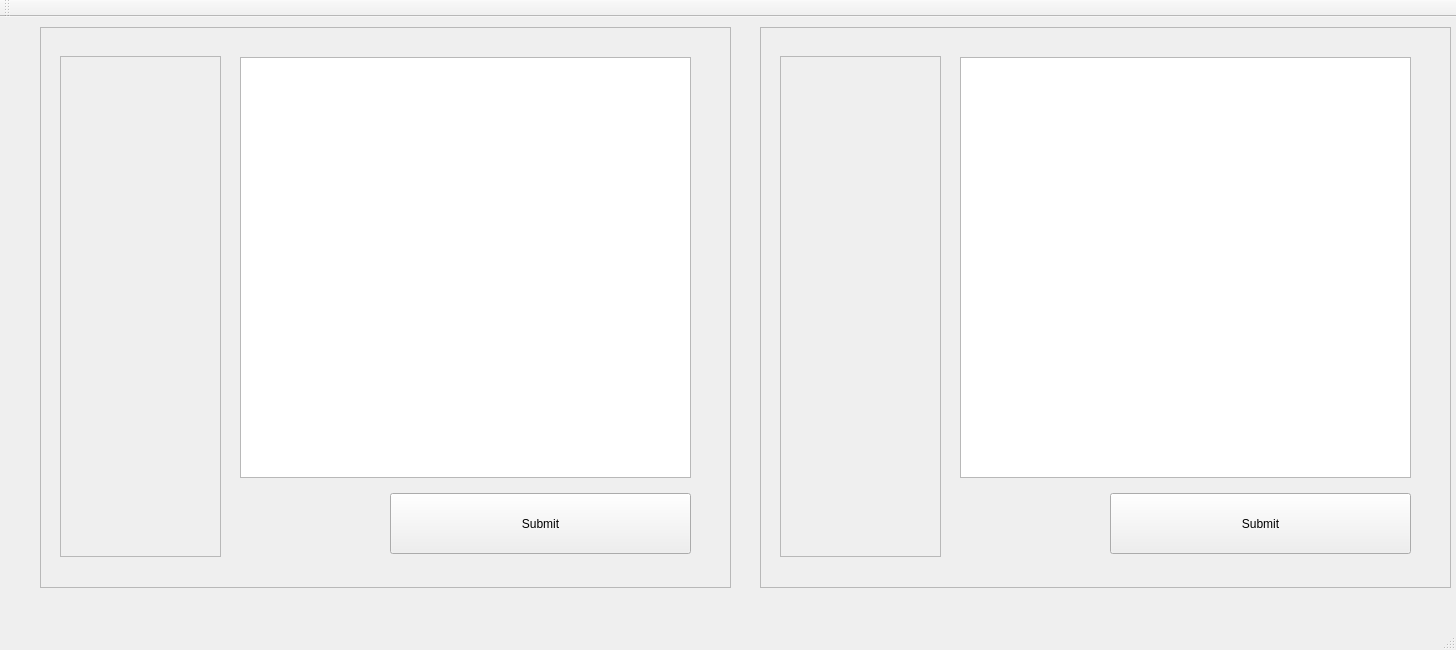
<?xml version="1.0" encoding="UTF-8"?>
<ui version="4.0">
 <class>MainWindow</class>
 <widget class="QMainWindow" name="MainWindow">
  <property name="geometry">
   <rect>
    <x>0</x>
    <y>0</y>
    <width>1456</width>
    <height>650</height>
   </rect>
  </property>
  <property name="windowTitle">
   <string>CtyproAsci</string>
  </property>
  <widget class="QWidget" name="centralWidget">
   <widget class="QFrame" name="frame">
    <property name="geometry">
     <rect>
      <x>40</x>
      <y>10</y>
      <width>691</width>
      <height>561</height>
     </rect>
    </property>
    <property name="frameShape">
     <enum>QFrame::StyledPanel</enum>
    </property>
    <property name="frameShadow">
     <enum>QFrame::Raised</enum>
    </property>
    <widget class="QPushButton" name="pushButton">
     <property name="geometry">
      <rect>
       <x>350</x>
       <y>466</y>
       <width>301</width>
       <height>61</height>
      </rect>
     </property>
     <property name="text">
      <string>Submit</string>
     </property>
    </widget>
    <widget class="QTextEdit" name="textEdit">
     <property name="geometry">
      <rect>
       <x>200</x>
       <y>30</y>
       <width>451</width>
       <height>421</height>
      </rect>
     </property>
    </widget>
    <widget class="QScrollArea" name="scrollArea">
     <property name="geometry">
      <rect>
       <x>20</x>
       <y>29</y>
       <width>161</width>
       <height>501</height>
      </rect>
     </property>
     <property name="widgetResizable">
      <bool>true</bool>
     </property>
     <widget class="QWidget" name="scrollAreaWidgetContents">
      <property name="geometry">
       <rect>
        <x>0</x>
        <y>0</y>
        <width>159</width>
        <height>499</height>
       </rect>
      </property>
     </widget>
    </widget>
   </widget>
   <widget class="QFrame" name="frame_2">
    <property name="geometry">
     <rect>
      <x>760</x>
      <y>10</y>
      <width>691</width>
      <height>561</height>
     </rect>
    </property>
    <property name="acceptDrops">
     <bool>false</bool>
    </property>
    <property name="autoFillBackground">
     <bool>false</bool>
    </property>
    <property name="frameShape">
     <enum>QFrame::StyledPanel</enum>
    </property>
    <property name="frameShadow">
     <enum>QFrame::Raised</enum>
    </property>
    <widget class="QPushButton" name="pushButton_3">
     <property name="geometry">
      <rect>
       <x>350</x>
       <y>466</y>
       <width>301</width>
       <height>61</height>
      </rect>
     </property>
     <property name="text">
      <string>Submit</string>
     </property>
    </widget>
    <widget class="QTextEdit" name="textEdit_3">
     <property name="geometry">
      <rect>
       <x>200</x>
       <y>30</y>
       <width>451</width>
       <height>421</height>
      </rect>
     </property>
    </widget>
    <widget class="QScrollArea" name="scrollArea_3">
     <property name="geometry">
      <rect>
       <x>20</x>
       <y>29</y>
       <width>161</width>
       <height>501</height>
      </rect>
     </property>
     <property name="widgetResizable">
      <bool>true</bool>
     </property>
     <widget class="QWidget" name="scrollAreaWidgetContents_3">
      <property name="geometry">
       <rect>
        <x>0</x>
        <y>0</y>
        <width>159</width>
        <height>499</height>
       </rect>
      </property>
     </widget>
    </widget>
   </widget>
  </widget>
  <widget class="QMenuBar" name="menuBar">
   <property name="geometry">
    <rect>
     <x>0</x>
     <y>0</y>
     <width>1456</width>
     <height>24</height>
    </rect>
   </property>
  </widget>
  <widget class="QToolBar" name="mainToolBar">
   <attribute name="toolBarArea">
    <enum>TopToolBarArea</enum>
   </attribute>
   <attribute name="toolBarBreak">
    <bool>false</bool>
   </attribute>
  </widget>
  <widget class="QStatusBar" name="statusBar"/>
 </widget>
 <layoutdefault spacing="6" margin="11"/>
 <resources/>
 <connections/>
</ui>
